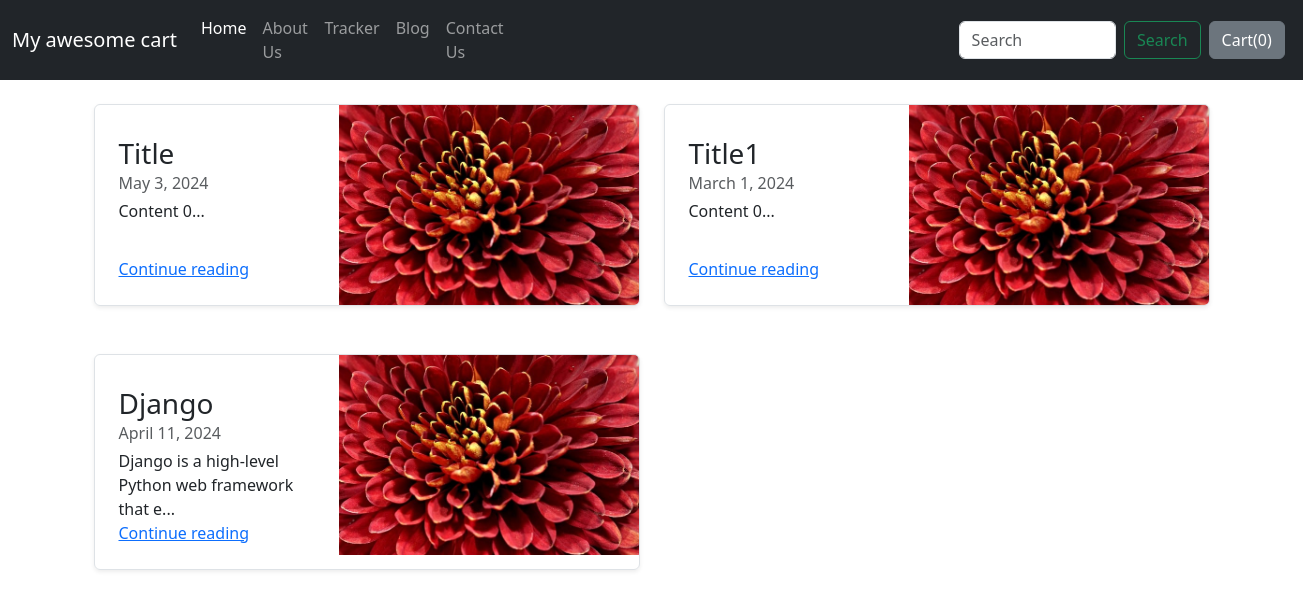
Screenshot of /blog/ with the database file from the repository.
### blog/models.py (models this page shows, shortened)
class Post(models.Model):
    post_id = models.AutoField(primary_key=True)
    title = models.CharField(max_length=50)
    head0 = models.CharField(max_length=500, default="")
    chead0 = models.CharField(max_length=500, default="")
    head1 = models.CharField(max_length=500, default="")
    chead1 = models.CharField(max_length=500, default="")
    head2 = models.CharField(max_length=500, default="")
    chead2 = models.CharField(max_length=500, default="")
    pub_date = models.DateField()
    image = models.ImageField(upload_to="blog/images", default="")

### blog/views.py (the view)
# urls.py: path('', views.index, name='blogHome'),
def index(request):
    posts = Post.objects.all()
    return render(request, 'blog/index.html', {'posts': posts})

### blog/templates/blog/index.html (shortened to what this page needs)
{% extends 'blog/basic.html' %}
{% block body %}
<div class="container">
    <div class="row mb-2 mt-4">
        {% for post in posts %}
            <div class="col-md-6">
                <div class="row g-0 border rounded overflow-hidden flex-md-row mb-4 shadow-sm h-md-250 position-relative">
                    <div class="col p-4 d-flex flex-column position-static">
                        <h3 class="mb-0">{{post.title}}</h3>
                        <div class="mb-1 text-muted">{{post.pub_date}}</div>
                        <p class="card-text mb-auto">{{post.chead0|slice:"0:50"}}...</p>
                        <a href="/blog/blogpost/{{post.post_id}}" class="stretched-link">Continue reading</a>
                    </div>
                    <div class="col-auto d-none d-lg-block">
                        <img src="/media/{{post.image}}" class="card-img-top d-block w-100" alt="..." height="200" width="250">
                    </div>
                </div>
            </div>
            {% if forloop.counter|divisibleby:2 %}
                </div><div class="row mb-2 mt-4">
            {% endif %}
        {% endfor %}
    </div>
</div>
{% endblock %}

### blog/templates/blog/basic.html (shortened to what this page needs)
<!doctype html>
<html lang="en">
<head>
    <link href="https://cdn.jsdelivr.net/npm/bootstrap@5.3.3/dist/css/bootstrap.min.css" rel="stylesheet"
>
</head>
<body>
{% load static %}
<nav class="navbar navbar-expand-lg navbar-dark bg-dark">
    <div class="container-fluid">
        <a class="navbar-brand" href="/shop">My awesome cart</a>
        <div class="collapse navbar-collapse" id="navbarSupportedContent">
            <ul class="navbar-nav me-auto mb-2 mb-lg-0">
                <li class="nav-item">
                    <a class="nav-link active" aria-current="page" href="/shop">Home</a>
                </li>
                <li class="nav-item">
                    <a class="nav-link" href="/shop/about/">About Us</a>
                </li>
                <li class="nav-item">
                    <a class="nav-link" href="/shop/tracker/">Tracker</a>
                </li>
                <li class="nav-item">
                    <a class="nav-link" href="/blog">Blog</a>
                </li>
                <li class="nav-item">
                    <a class="nav-link" href="/shop/contact/">Contact Us</a>
                </li>
            </ul>
            <form class="d-flex" role="search" style="padding-left:447px">
                <input class="form-control me-2" type="search" placeholder="Search" aria-label="Search">
                <button class="btn btn-outline-success" type="submit">Search</button>
            </form>
            <button type="button" class="btn btn-secondary mx-2" data-bs-container="body" data-bs-toggle="popover"
                    id="popCart"
                    data-bs-placement="bottom" data-bs-content="Bottom popover" data-bs-html="true">
                Cart(<span id="cart">0</span>)
            </button>
        </div>
    </div>
</nav>
{% block body %}{% endblock %}
</body>
</html>

### rows the page displays
Post: title "Title", pub_date "May 3, 2024", chead0 "Content 0", image (picture)
Post: title "Title1", pub_date "March 1, 2024", chead0 "Content 0", image (picture)
Post: title "Django", pub_date "April 11, 2024", chead0 "Django is a high-level Python web framework that e", image (picture)
